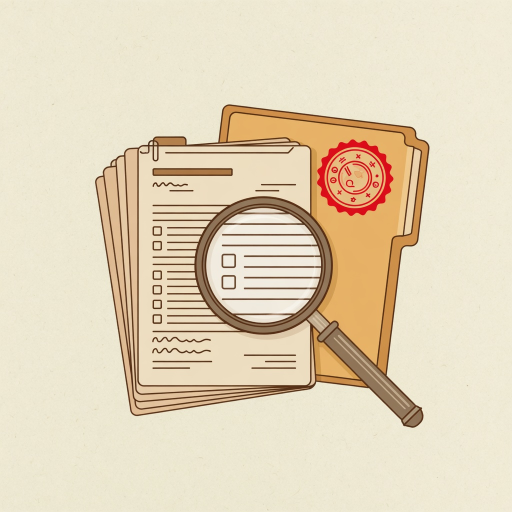
#> input picture web/assets/illustrations/topic-audit.jpg, 1024 x 1024 px (shown at 1/2 size); its folder holds only this picture in this run
$ python -i ui_theme.py   (imports and definitions only)
#> lines starting #> are read from the running program, lines starting #| are printed output that depends on the picture
"""
ReachKit UI theme — Blizzard Battle.net launcher aesthetic.

Dimensional chrome · atmospheric gradients · cyan glow · elevated cards.
Uses Pillow for soft gradients / ambient lighting (not flat solid fills).
"""

from __future__ import annotations

import math
import tkinter as tk
from functools import lru_cache
from pathlib import Path
from tkinter import ttk
from typing import Callable

# --- Battle.net-inspired palette (blue-tinted, not pure black) ---
BG = "#07090f"  # deepest app chrome
BG_DEEP = "#05070c"
BG_SURFACE = "#12151d"  # main cards
BG_RAISED = "#1a1e29"  # elevated
BG_INPUT = "#0b0e15"  # fields
BG_HOVER = "#232836"
BG_HEADER = "#0a0c12"
BG_SIDEBAR = "#090b11"
BG_SIDEBAR_EDGE = "#1a2030"
BG_BOTTOM = "#06080d"
BG_HERO = "#0c1018"
BG_CARD_TOP = "#161b26"  # card header strip
BG_SHADOW = "#020308"
FG = "#e8eaed"
FG_MUTED = "#8b929e"
FG_DIM = "#5a6270"
ACCENT = "#00aeff"
ACCENT_HOVER = "#33c0ff"
ACCENT_PRESS = "#0090d4"
ACCENT_SOFT = "#0a2436"
ACCENT_GLOW = "#0078b4"
ACCENT_DIM = "#004d73"
BORDER = "#2a3140"
BORDER_LIGHT = "#3d4658"  # top/left highlight for bevel
BORDER_FOCUS = "#00aeff"
BORDER_SUBTLE = "#1a1f2a"
SUCCESS = "#00c853"
WARNING = "#f0b429"
DANGER = "#e74c3c"
SELECT_BG = "#0078b4"
SELECT_FG = "#ffffff"
CHIP_BG = "#152636"
CHIP_FG = "#7dd3fc"
GOLD = "#f8b700"

# ---------------------------------------------------------------------------
# 에스코어 드림 (S-Core Dream) — 9 weights as separate Windows families
# Bundled under assets/fonts/SCDream1..9.otf  (register via register_app_fonts)
# 가독성: 본문 Medium, 보조 Regular, 제목 Bold/ExtraBold (Thin/Light 지양)
# ---------------------------------------------------------------------------
_FONT_DIR = Path(__file__).resolve().parent / "assets" / "fonts"
_fonts_registered = False
_fonts_cache: dict[str, tuple] | None = None

# weight index → preferred family name candidates (KO first, EN fallback)
_DREAM_WEIGHTS: dict[int, tuple[str, ...]] = {
    1: ("에스코어 드림 1 Thin", "S-Core Dream 1 Thin"),
    2: ("에스코어 드림 2 ExtraLight", "S-Core Dream 2 ExtraLight"),
    3: ("에스코어 드림 3 Light", "S-Core Dream 3 Light"),
    4: ("에스코어 드림 4 Regular", "S-Core Dream 4 Regular"),
    5: ("에스코어 드림 5 Medium", "S-Core Dream 5 Medium"),
    6: ("에스코어 드림 6 Bold", "S-Core Dream 6 Bold"),
    7: ("에스코어 드림 7 ExtraBold", "S-Core Dream 7 ExtraBold"),
    8: ("에스코어 드림 8 Heavy", "S-Core Dream 8 Heavy"),
    9: ("에스코어 드림 9 Black", "S-Core Dream 9 Black"),
}

# Fallback if Dream not available
_FALLBACK = "Malgun Gothic"


# [116 lines left out: functions register_app_fonts, _resolve_dream_family, _fonts, not called in this run]


def fonts() -> dict[str, tuple]:
    """Public accessor for role-based font tuples."""
    return _fonts()


def _hex_to_rgb(h: str) -> tuple[int, int, int]:
    h = h.lstrip("#")
    return int(h[0:2], 16), int(h[2:4], 16), int(h[4:6], 16)


def _lerp(a: float, b: float, t: float) -> float:
    return a + (b - a) * t


# [224 lines left out: functions _mix, _pil_available, _ambient_png_bytes, ambient_photo, not called in this run]


class AmbientCanvas(tk.Canvas):
    """Canvas that paints a soft Battle.net-style atmospheric background."""

    # [30 lines left out: functions __init__, _on_configure, not called in this run]


class ElevatedPanel(ttk.Frame):
    """
    Dimensional card: outer shadow → bevel border → surface body.
    Self is the content host (children pack into self); geometry methods
    redirect to the outer shell so existing make_card(...).pack() works.
    """

    # [185 lines left out: function __init__, not called in this run]

    # Geometry redirects → outer shell
    def pack(self, **kw):
        return self._outer.pack(**kw)

    def grid(self, **kw):
        return self._outer.grid(**kw)

    def place(self, **kw):
        return self._outer.place(**kw)

    def pack_forget(self):
        return self._outer.pack_forget()

    def grid_forget(self):
        return self._outer.grid_forget()

    # [9 lines left out: function destroy, not called in this run]


def make_card(parent: ttk.Frame, title: str, step: str | None = None) -> ElevatedPanel:
    return ElevatedPanel(parent, title=title, step=step, hero=False, padding=14)


def make_hero(parent: ttk.Frame, title: str = "추천") -> ElevatedPanel:
    """추천 배너 — 앰비언트 글로우 아트."""
    return ElevatedPanel(parent, title=title, step=None, hero=True, padding=20)


# [455 lines left out: functions apply_theme, style_text_widget, style_listbox, style_log_widget, not called in this run]


def paint_frame_ambient(frame: tk.Misc, kind: str = "stage") -> Callable[[], None]:
    """
    Attach a background label that repaints ambient art on resize.
    Returns a no-op cleanup for API symmetry.
    """

    host = frame
    bg_label = tk.Label(host, bg=BG, bd=0, highlightthickness=0)
    bg_label.place(x=0, y=0, relwidth=1, relheight=1)
    try:
        bg_label.lower()
    except Exception:
        pass

    state: dict = {"photo": None, "w": 0, "h": 0}

    # [26 lines left out: function repaint, not called in this run]

    host.bind("<Configure>", repaint)
    # initial
    try:
        host.after(50, repaint)
    except Exception:
        pass

    return lambda: None

>>> import cv2
>>> picture = cv2.imread('../../web/assets/illustrations/topic-audit.jpg', cv2.IMREAD_GRAYSCALE)
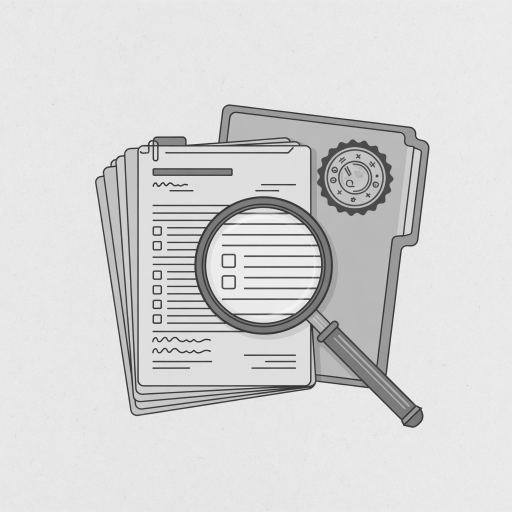
#> picture: shape (1024, 1024) (shown at 1/2 size); min 28, max 248, mean 214.4
>>> result = paint_frame_ambient(picture)
#> (the run stopped early here; a loop or call above may not have finished)

$ run again, on web/assets/illustrations/hub-excel.jpg
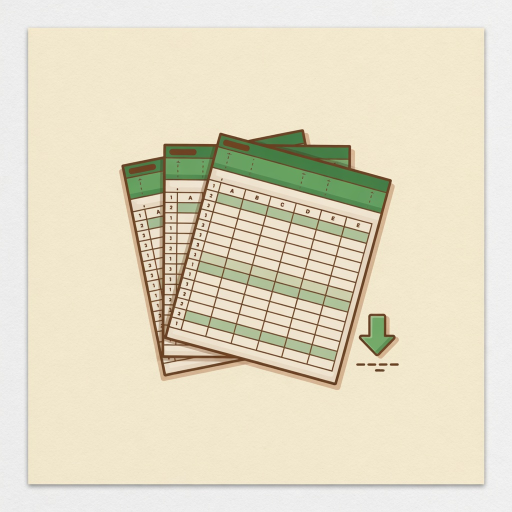
#> input picture web/assets/illustrations/hub-excel.jpg, 1024 x 1024 px (shown at 1/2 size)
#> `picture = cv2.imread('../../web/assets/illustrations/topic-audit.jpg',..`:
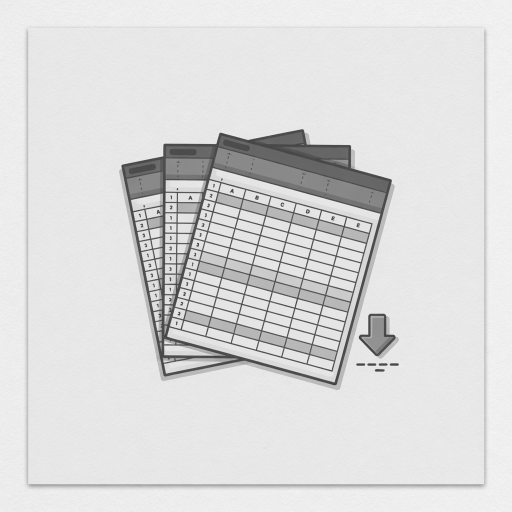
#> picture: shape (1024, 1024) (shown at 1/2 size); min 38, max 250, mean 219.3

$ run again, on web/assets/illustrations/hub-guide.jpg
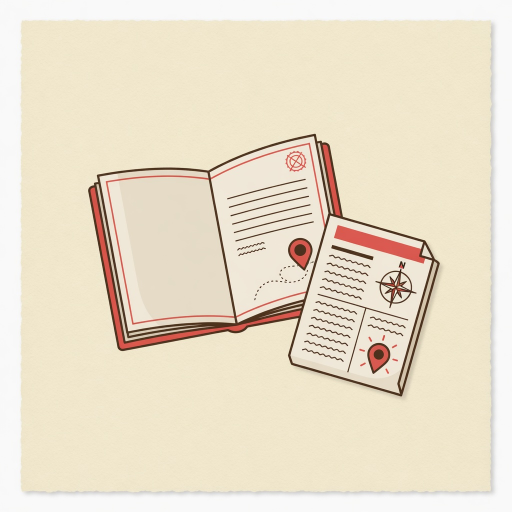
#> input picture web/assets/illustrations/hub-guide.jpg, 1024 x 1024 px (shown at 1/2 size)
#> `picture = cv2.imread('../../web/assets/illustrations/topic-audit.jpg',..`:
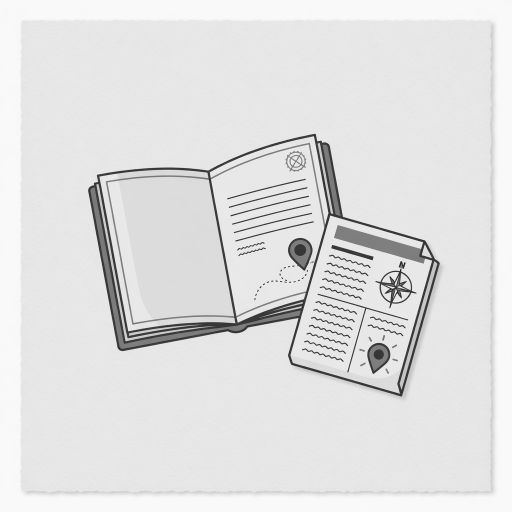
#> picture: shape (1024, 1024) (shown at 1/2 size); min 8, max 255, mean 224.7

$ run again, on web/assets/illustrations/hub-price.jpg
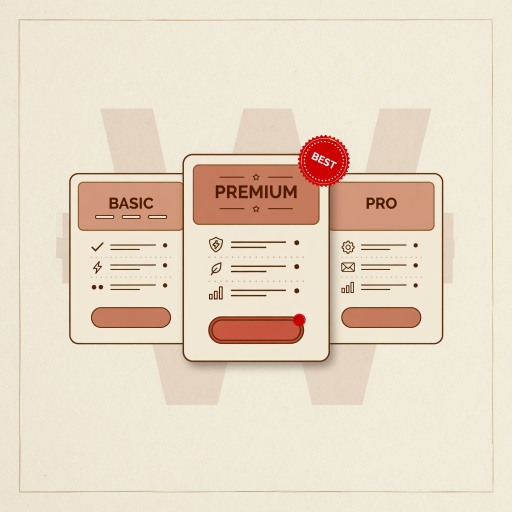
#> input picture web/assets/illustrations/hub-price.jpg, 1024 x 1024 px (shown at 1/2 size)
#> `picture = cv2.imread('../../web/assets/illustrations/topic-audit.jpg',..`:
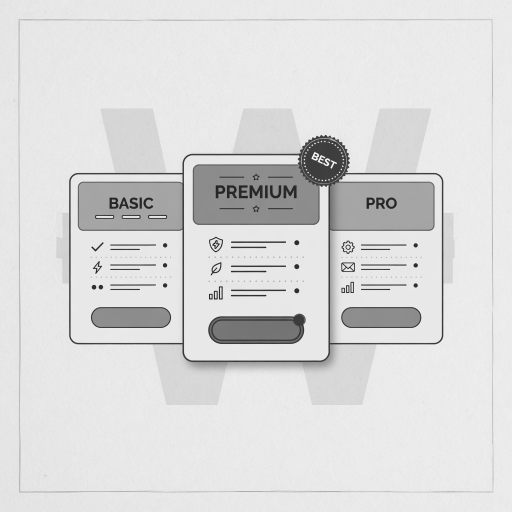
#> picture: shape (1024, 1024) (shown at 1/2 size); min 7, max 255, mean 218.7
